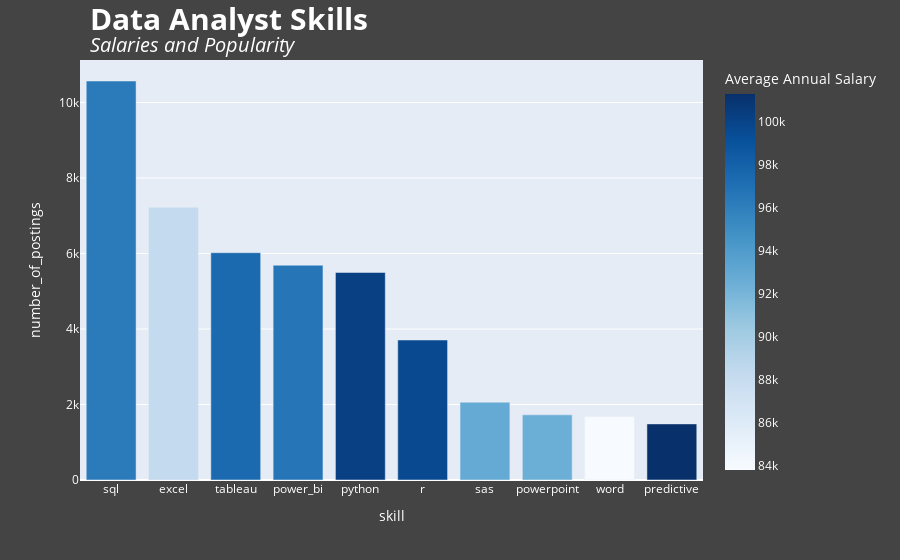

Here is the notebook cell this chart was saved with:
### Code cell
# Plot it
fig = px.bar(analysts_skills, x='skill', y='number_of_postings', color='avg_yearly_salary', color_continuous_scale='Blues')
fig.update_traces(hovertemplate='Skill: %{x} <br> \
Postings: %{y} <br> Average Annual salary: %{color}<extra></extra>')
fig.update_layout(
    title_text="<b style='font-size: 30px;'>Data Analyst Skills</b><br><i style='font-size: 20px;'>Salaries and Popularity</i>", 
    title_x=0.1, font_color="white",
    paper_bgcolor="#444444", 
    coloraxis_colorbar=dict(title="Average Annual Salary")
)
fig.show()

### Figure 1 — Plotly figure (JSON) as saved in the notebook; plotly's stock layout.template omitted (floating-point values rounded to 4 significant figures)
{"data": [{"alignmentgroup": "True", "hovertemplate": "Skill: %{x} <br> Postings: %{y} <br> Average Annual salary: %{color}<extra></extra>", "legendgroup": "", "marker": {"color": [96247, 88264, 97404, 96658, 100200, 99650, 92839, 92494, 83814, 101271], "coloraxis": "coloraxis", "pattern": {"shape": ""}}, "name": "", "offsetgroup": "", "orientation": "v", "showlegend": false, "textposition": "auto", "type": "bar", "x": ["sql", "excel", "tableau", "power_bi", "python", "r", "sas", "powerpoint", "word", "predictive"], "xaxis": "x", "y": [10571, 7226, 6022, 5690, 5499, 3709, 2061, 1727, 1680, 1486], "yaxis": "y"}], "layout": {"barmode": "relative", "coloraxis": {"colorbar": {"title": {"text": "Average Annual Salary"}}, "colorscale": [[0, "rgb(247,251,255)"], [0.125, "rgb(222,235,247)"], [0.25, "rgb(198,219,239)"], [0.375, "rgb(158,202,225)"], [0.5, "rgb(107,174,214)"], [0.625, "rgb(66,146,198)"], [0.75, "rgb(33,113,181)"], [0.875, "rgb(8,81,156)"], [1, "rgb(8,48,107)"]]}, "font": {"color": "white"}, "legend": {"tracegroupgap": 0}, "margin": {"t": 60}, "paper_bgcolor": "#444444", "title": {"text": "<b style='font-size: 30px;'>Data Analyst Skills</b><br><i style='font-size: 20px;'>Salaries and Popularity</i>", "x": 0.1}, "xaxis": {"anchor": "y", "domain": [0, 1], "title": {"text": "skill"}}, "yaxis": {"anchor": "x", "domain": [0, 1], "title": {"text": "number_of_postings"}}}}
